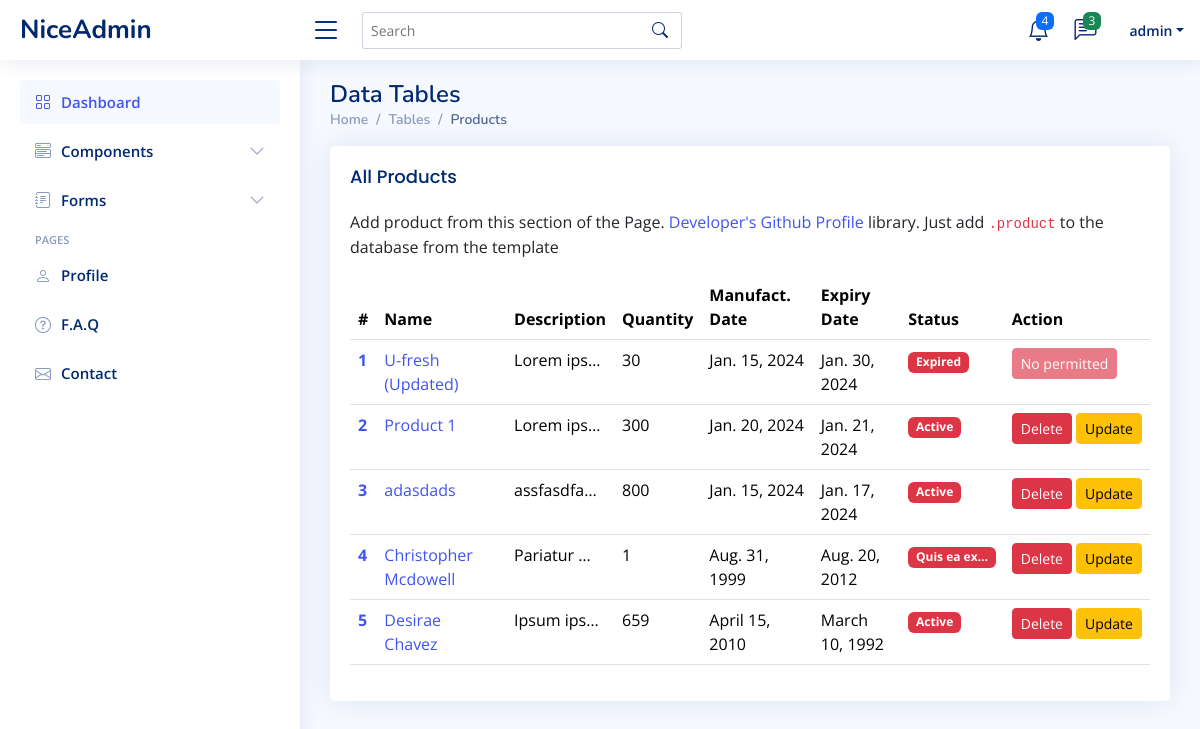
The app's page /store/all-products/ (signed in) with its own data.
### store/models.py (models this page shows, shortened)
class Product(models.Model):
    name = models.CharField(max_length=100, null=True)
    description = models.TextField(null=True)
    category = models.ManyToManyField('Category', related_name='category')
    price = models.DecimalField(decimal_places=2, max_digits=90000,null=True)
    quantity = models.IntegerField(null=True)
    manufacturing_date = models.DateTimeField(null=True)
    expiry_date = models.DateTimeField(null=True)
    status = models.CharField(max_length=200)
    created_by = models.ForeignKey(User, on_delete=models.CASCADE, null=True)

### store/views.py (the view)
# urls.py: path('all-products/', ProductList.as_view(), name='all_products'),
class ProductList(LoginRequiredMixin, ListView):
    model = Product
    template_name = 'store/all_products.html'
    def get_context_data(self, **kwargs):
        context = super().get_context_data(**kwargs)
        context['page'] = 'all_products'
        context['model'] = Product.objects.all()
        return context

### templates/store/all_products.html (shortened to what this page needs)
{% extends "base/base.html" %}
{% block content %}
{% include "base/main_nav.html" %}
{% include "base/side_nav.html" %}
{% include "base/base_table.html" %}
{% endblock  %}

### templates/base/main_nav.html (shortened to what this page needs)
<header id="header" class="header fixed-top d-flex align-items-center">
    <div class="d-flex align-items-center justify-content-between">
      <a href="{% url "dashboard" %}" class="logo d-flex align-items-center">
        <span class="d-none d-lg-block">NiceAdmin</span>
      </a>
      <i class="bi bi-list toggle-sidebar-btn"></i>
    </div>
    <div class="search-bar">
      <form class="search-form d-flex align-items-center" method="GET" action="{% url 'search_func' %}">
        <input type="text" name="query" placeholder="Search" title="Enter search keyword">
        <button type="submit" title="Search"><i class="bi bi-search"></i></button>
      </form>
    </div>
    <nav class="header-nav ms-auto">
      <ul class="d-flex align-items-center">
        <li class="nav-item dropdown">
          <a class="nav-link nav-icon" href="#" data-bs-toggle="dropdown">
            <i class="bi bi-bell"></i>
            <span class="badge bg-primary badge-number">4</span>
          </a>
        </li>
        <li class="nav-item dropdown">
          <a class="nav-link nav-icon" href="#" data-bs-toggle="dropdown">
            <i class="bi bi-chat-left-text"></i>
            <span class="badge bg-success badge-number">3</span>
          </a>
        </li>
        <li class="nav-item dropdown pe-3">
          <a class="nav-link nav-profile d-flex align-items-center pe-0" href="#" data-bs-toggle="dropdown">
            <span class="d-none d-md-block dropdown-toggle ps-2">{{request.user}}</span>
          </a>
        </li>
      </ul>
    </nav>
  </header>

### templates/base/base_table.html (shortened to what this page needs)
{% if page == 'all_products' %}
<main id="main" class="main">
  <div class="pagetitle">
    <h1>Data Tables</h1>
    <nav>
      <ol class="breadcrumb">
        <li class="breadcrumb-item"><a href="index.html">Home</a></li>
        <li class="breadcrumb-item">Tables</li>
        <li class="breadcrumb-item active">Products</li>
      </ol>
    </nav>
  </div>
  <section class="section">
    <div class="row">
      <div class="col-lg-12">
        <div class="card">
          <div class="card-body">
            <h5 class="card-title">All Products</h5>
            <p>
              Add product from this section of the Page.
              <a
                href="https://github.com/devxprogramming"
                target="_blank"
                >Developer's Github Profile</a
              >
              library. Just add <code><a class="text-danger" href="{% url "add_product" %}">.product</a></code> to the
              database from the template
            </p>
            <table class="table datatable">
              <thead>
                <tr>
                  <th scope="col">#</th>
                  <th scope="col">Name</th>
                  <th scope="col">Description</th>
                  <th scope="col">Quantity</th>
                  <th scope="col">Manufact. Date</th>
                  <th scope="col">Expiry Date</th>
                  <th scope="col">Status</th>
                  <th scope="col">Action</th>
                </tr>
              </thead>
              <tbody>
                {% for product in model %}
                <tr>
                  <th scope="row">
                    <a href="{% url "product_detail" product.id %}">{{product.id}}</a>
                  </th>
                  <td>
                    <a href="{% url "product_detail" product.id %}">{{product.name}}</a>
                  </td>
                  <td>{{product.description|truncatechars:10}}</td>
                  <td>{{product.quantity}}</td>
                  <td>{{product.manufacturing_date|date}}</td>
                  <td>{{product.expiry_date|date}}</td>
                  <td>
                    <span class="badge bg-danger">{{product.status|truncatechars:11}}</span>
                  </td>
                  {% if product.created_by == request.user %}
                  <td>
                    <div class="d-flex">
                      <a href="{% url 'delete_product' product.id %}" class="btn btn-danger btn-sm">Delete</a>
                      <a href="{% url 'update_product' product.id %}" class="ms-md-1 btn btn-warning btn-sm">Update</a>
                    </div>
                  </td>
                  {% else %}
                  <td>
                    <span class="btn btn-sm btn-danger disabled">No permitted</span>
                  </td>
                  {% endif %}
                </tr>
                {% endfor %}
              </tbody>
            </table>
          </div>
        </div>
      </div>
    </div>
  </section>
</main>
{% else %}
<h1>Move out</h1>
{% endif %}

### static/assets/css/style.css (style rules this page uses)
:root { scroll-behavior: smooth; }
body { font-family: "Open Sans", sans-serif; background: #f6f9ff; color: #444444; }
a { color: #4154f1; text-decoration: none; }
h1, h2, h3, h4, h5, h6 { font-family: "Nunito", sans-serif; }
#main { margin-top: 60px; padding: 20px 30px; transition: all 0.3s; }
.pagetitle { margin-bottom: 10px; }
.pagetitle h1 { font-size: 24px; margin-bottom: 0; font-weight: 600; color: #012970; }
.card { margin-bottom: 30px; border: none; border-radius: 5px; box-shadow: 0px 0 30px rgba(1, 41, 112, 0.1); }
.card-title { padding: 20px 0 15px 0; font-size: 18px; font-weight: 500; color: #012970; font-family: "Poppins", sans-serif; }
.card-body { padding: 0 20px 20px 20px; }
.breadcrumb { font-size: 14px; font-family: "Nunito", sans-serif; color: #899bbd; font-weight: 600; }
.breadcrumb a { color: #899bbd; transition: 0.3s; }
.breadcrumb .breadcrumb-item::before { color: #899bbd; }
.breadcrumb .active { color: #51678f; font-weight: 600; }
.logo { line-height: 1; }
@media (min-width: 1200px) { .logo { width: 280px; } }
.logo span { font-size: 26px; font-weight: 700; color: #012970; font-family: "Nunito", sans-serif; }
.header { transition: all 0.5s; z-index: 997; height: 60px; box-shadow: 0px 2px 20px rgba(1, 41, 112, 0.1); background-color: #fff; padding-left: 20px; }
.header .toggle-sidebar-btn { font-size: 32px; padding-left: 10px; cursor: pointer; color: #012970; }
.header .search-bar { min-width: 360px; padding: 0 20px; }
.header .search-form { width: 100%; }
.header .search-form input { border: 0; font-size: 14px; color: #012970; border: 1px solid rgba(1, 41, 112, 0.2); padding: 7px 38px 7px 8px; border-radius: 3px; transition: 0.3s; width: 100%; }
.header .search-form button { border: 0; padding: 0; margin-left: -30px; background: none; }
.header .search-form button i { color: #012970; }
.header-nav ul { list-style: none; }
.header-nav>ul { margin: 0; padding: 0; }
.header-nav .nav-icon { font-size: 22px; color: #012970; margin-right: 25px; position: relative; }
.header-nav .nav-profile { color: #012970; }
.header-nav .nav-profile span { font-size: 14px; font-weight: 600; }
.header-nav .badge-number { position: absolute; inset: -2px -5px auto auto; font-weight: normal; font-size: 12px; padding: 3px 6px; }
@media (min-width: 1200px) { #main, #footer { margin-left: 300px; } }

### records on screen
Product: id "1", name "U-fresh (Updated)", description "Lorem ips…", quantity "30", manufacturing_date "Jan. 15, 2024", expiry_date "Jan. 30, 2024", status "Expired", shows "No permitted"
Product: id "2", name "Product 1", description "Lorem ips…", quantity "300", manufacturing_date "Jan. 20, 2024", expiry_date "Jan. 21, 2024", status "Active", shows "Delete"
Product: id "3", name "adasdads", description "assfasdfa…", quantity "800", manufacturing_date "Jan. 15, 2024", expiry_date "Jan. 17, 2024", status "Active", shows "Delete"
Product: id "4", name "Christopher Mcdowell", description "Pariatur …", quantity "1", manufacturing_date "Aug. 31, 1999", expiry_date "Aug. 20, 2012", status "Quis ea ex…", shows "Delete"
Product: id "5", name "Desirae Chavez", description "Ipsum ips…", quantity "659", manufacturing_date "April 15, 2010", expiry_date "March 10, 1992", status "Active", shows "Delete"

### other values on screen
{{ request.user }} "admin"
